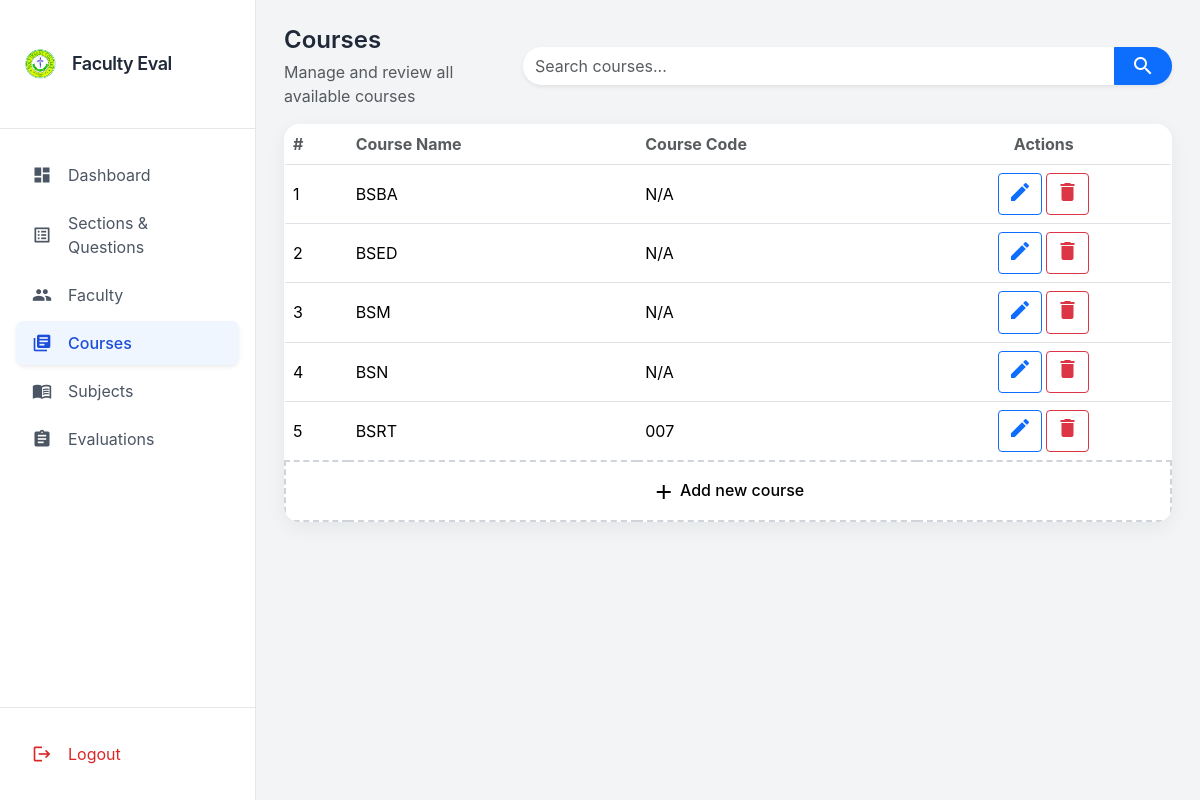
Page /courses/ on the committed database.
### evaluation/models.py (models this page shows, shortened)
class Course(models.Model):
    name = models.CharField(max_length=100, unique=True)
    code = models.CharField(max_length=20, blank=True, null=True)

### evaluation/views.py (the view)
# urls.py: path('courses/', views.courses_list, name='courses_list'),
def courses_list(request):
    query = request.GET.get('q', '')
    courses_qs = Course.objects.all()
    if query:
        courses_qs = courses_qs.filter(name__icontains=query)
    paginator = Paginator(courses_qs.order_by('name'), 15)
    page_number = request.GET.get('page')
    page_obj = paginator.get_page(page_number)
    return render(request, 'admins/courses_list.html', {
        'courses': page_obj.object_list,
        'page_obj': page_obj,
        'is_paginated': page_obj.has_other_pages(),
        'query': query,
    })

### templates/admins/courses_list.html (shortened to what this page needs)
{% extends 'admins/base.html' %}
{% block extra_head %}
<link href="https://cdn.jsdelivr.net/npm/bootstrap@5.3.2/dist/css/bootstrap.min.css" rel="stylesheet">
{% endblock %}
{% block content %}
<div class="container-fluid py-2">
    <div class="d-flex flex-column flex-md-row justify-content-between align-items-center gap-3 mb-3">
        <div class="d-flex flex-column">
            <h2 class="text-2xl fw-semibold mb-1">Courses</h2>
            <p class="text-muted">Manage and review all available courses</p>
        </div>
        <form method="GET" class="d-flex gap-2 header-search w-100 w-md-auto">
            <div class="input-group shadow-sm rounded-pill overflow-hidden">
                <input type="text" name="q" value="{{ request.GET.q }}" class="form-control border-0" placeholder="Search courses..." style="min-width:220px;">
                <button class="btn btn-primary d-flex align-items-center justify-content-center px-3">
                    <span class="material-icons">search</span>
                </button>
            </div>
        </form>
    </div>
    <div class="dashboard-card p-0 overflow-hidden">
        <div class="table-responsive">
            <table class="table table-hover align-middle mb-0 text-nowrap">
                <thead class="bg-light">
                    <tr>
                        <th class="text-muted">#</th>
                        <th class="text-muted">Course Name</th>
                        <th class="text-muted">Course Code</th>
                        <th class="text-center text-muted">Actions</th>
                    </tr>
                </thead>
                <tbody>
                    {% for course in courses %}
                    <tr id="row-{{ course.id }}">
                        <form method="POST" action="{% url 'course_edit' course.id %}">
                        <td>{{ forloop.counter }}</td>
                        <td>
                            <span class="view">{{ course.name }}</span>
                        </td>
                        <td>
                            <span class="view">{{ course.code|default:"-" }}</span>
                        </td>
                        <td class="text-center">
                            <div class="d-flex justify-content-center gap-1 actions-btns">
                                <button type="button" class="btn btn-outline-primary btn-sm view" onclick="toggleEditCourse({{ course.id }})">
                                    <span class="material-icons">edit</span>
                                </button>
                                <button type="button" class="btn btn-outline-danger btn-sm view" data-bs-toggle="modal" data-bs-target="#deleteCourseModal{{ course.id }}">
                                    <span class="material-icons">delete</span>
                                </button>
                            </div>
                        </td>
                        </form>
                    </tr>
                    {% endfor %}
                    <tr id="ghostRow" class="add-ghost" onclick="toggleAddCourseRow()">
                        <td colspan="4" class="text-center py-3">
                            <span class="material-icons align-middle">add</span> Add new course
                        </td>
                    </tr>
                </tbody>
            </table>
        </div>
    </div>
</div>
{% endblock %}

### templates/admins/courses_list.html (style rules this page uses)
body { background-color: #f5f6fa; font-family: 'Inter', sans-serif; }
.dashboard-card { background: #fff; border-radius: 1rem; box-shadow: 0 6px 20px rgba(0,0,0,0.06); transition: all 0.3s ease; }
.actions-btns .btn { padding: 0.35rem 0.55rem; transition: all 0.2s; }
.add-ghost { cursor: pointer; color: #6c757d; border: 2px dashed #ced4da; text-align: center; padding: 14px 0; border-radius: 0.5rem; font-weight: 500; transition: all 0.2s ease; }

### rows in the picture
Course: name "BSBA", code "N/A"
Course: name "BSED", code "N/A"
Course: name "BSM", code "N/A"
Course: name "BSN", code "N/A"
Course: name "BSRT", code "007"
